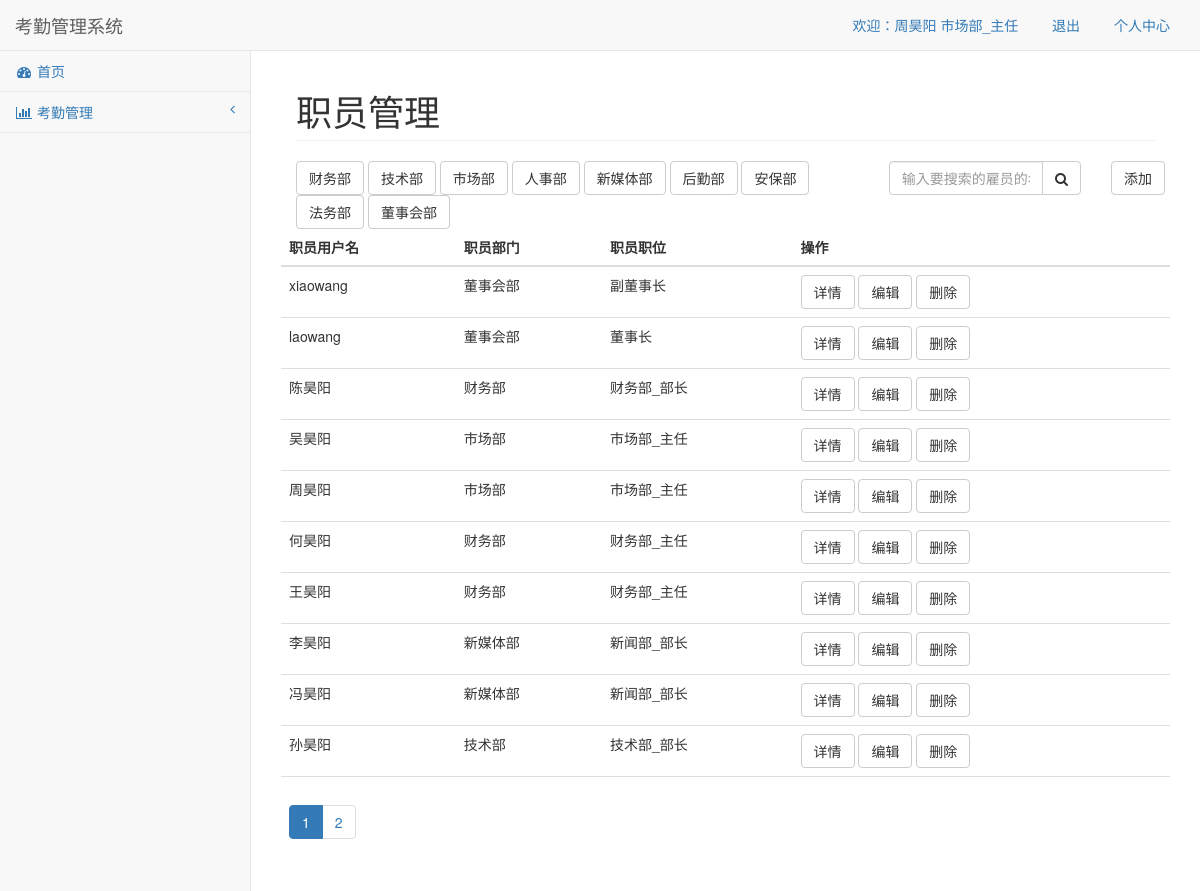
Page /person (signed in) on the committed database.
### BluePrint/user/models.py (models this page shows, shortened)
class Base(db.Model):
    __abstract__ = True
    id = db.Column(db.Integer, primary_key=True, autoincrement=True)

class Person(Base):
    username = db.Column(db.String(100), unique=True)
    password = db.Column(db.String(100))
    nickname = db.Column(db.String(100))
    gender = db.Column(db.String(32), nullable=True)
    age = db.Column(db.Integer, nullable=True)
    wordid = db.Column(db.String(32), nullable=True)
    phone = db.Column(db.String(64), nullable=True)
    email = db.Column(db.String(64), nullable=True)
    photo = db.Column(db.String(64), nullable=True)
    address = db.Column(db.Text, nullable=True)
    score = db.Column(db.Integer, nullable=True)
    position_id = db.Column(db.Integer, db.ForeignKey("position.id"))
    person_attendances_map = db.relationship(
        "Attendance",
        backref='attendance_person_map',
        cascade="all,delete-orphan"
    )

class Position(Base):
    name = db.Column(db.String(32))
    level = db.Column(db.Integer)
    department_id = db.Column(db.Integer, db.ForeignKey("department.id"))
    position_permission_map = db.relationship(
        "Permission",
        secondary='position_permission',
        backref='permission_position_map'
    )
    position_person_map = db.relationship(
        "Person",
        backref="person_position_map",
        cascade="all,delete-orphan"
    )

class Department(Base):
    name = db.Column(db.String(32))
    description = db.Column(db.Text)
    department_position_map = db.relationship(
        "Position",
        backref="position_department_map",  # 提供给职位表查询每个职位所属的部门对象
        cascade="all,delete-orphan"
    )

### BluePrint/user/views.py (the view)
@user_print.route('/person')
@login_check
def person():
    department_type = request.args.get("dy", default="")
    person_username = request.args.get("person_username", default="")
    page_size = 10  # 每页的个数
    page_now = int(request.args.get("page_now", default=1))
    if person_username:
        person_username_search = f"%{person_username}%"
        person_query = Person.query.filter(Person.username.like(person_username_search))
    elif department_type:
        person_query = Person.query.outerjoin(Position).outerjoin(Department).filter(Department.id == department_type)
    else:
        person_query = Person.query
    my_paginate = person_query.order_by(Person.id.desc()).paginate(page=page_now, per_page=page_size)
    if page_now > 2:
        page_range = range(1, my_paginate.pages + 1)[page_now - 3: page_now + 2]
    else:
        page_range = range(1, my_paginate.pages + 1)[:5]
    d_list = Department.query.all()
    return render_template('person.html', **locals())

### BluePrint/user/f_tools.py (called while the page is built)
def login_check(fun):
    @wraps(fun)
    def inner(*args, **kwargs):
        user_id = request.cookies.get("user_id")
        username = request.cookies.get("username")
        if username and user_id:
            user = Person.query.filter(Person.id == int(user_id)).first()
            if user.username == username:
                return fun(*args, **kwargs)
        return redirect('/login')
    return inner

### BluePrint/templates/person.html (shortened to what this page needs)
{% extends 'base.html' %}
{% block header %}职员管理{% endblock %}
{% block content %}
    <div class="row">
        <div class="col-lg-12">
            <div class="row">
                <div class="col-lg-8">
                    {% for i in d_list %}
                        <a class="btn btn-default" href="/person?dy={{ i.id }}">{{ i.name }}</a>
                    {% endfor %}
                </div>
                <form role="form" class="col-lg-3" method="get" action="/person">
                    <div class="form-group input-group">
                        <input type="text" name="person_username" class="form-control" placeholder="输入要搜索的雇员的名字"
                               value="{{ person_username | default("", boolean=True) }}">
                        <span class="input-group-btn">
                        <button class="btn btn-default" type="submit">
                            <i class="fa fa-search"></i>
                        </button>
                    </span>
                    </div>
                </form>
                <div class="col-lg-1">
                    <a class="btn btn-default" href="/add_person">添加</a>
                </div>
            </div>
            <div class="row">
                <table class="table">
                    <thead>
                    <tr>
                        <th>职员用户名</th>
                        <th>职员部门</th>
                        <th>职员职位</th>
                        <th>操作</th>
                    </tr>
                    </thead>
                    <tbody>
                    {% for i in my_paginate.items %}
                        <tr>
                            <td>{{ i.username }}</td>
                            <td>{{ i.person_position_map.position_department_map.name }}</td>
                            <td>{{ i.person_position_map.name }}</td>
                            <td>
                                <a class="btn btn-default" href="/detail_person/{{ i.id }}">详情</a>
                                <a class="btn btn-default" href="/edit_person/{{ i.id }}">编辑</a>
                                <a class="btn btn-default" href="/delete_person/{{ i.id }}">删除</a>
                            </td>
                        </tr>
                    {% endfor %}
                    </tbody>
                    <tfoot>
                    <tr>
                        <td colspan="4">
                            <ul class="pagination">
                                {% for i in page_range %}
                                    {% if i == my_paginate.page %}
                                        <li class="active"><a href="/person?page_now={{ i }}&person_username={{ person_username }}&dy={{ department_type }}">{{ i }}</a></li>
                                    {% else %}
                                        <li><a href="/person?page_now={{ i }}&person_username={{ person_username }}&dy={{ department_type }}">{{ i }}</a></li>
                                    {% endif %}
                                {% endfor %}
                            </ul>
                        </td>
                    </tr>
                    </tfoot>
                </table>
            </div>
        </div>
    </div>
{% endblock %}

### BluePrint/templates/base.html (shortened to what this page needs)
<!DOCTYPE html>
<html lang="en">
<head>
    <link href="/static/lib/sb-admin/vendor/bootstrap/css/bootstrap.min.css" rel="stylesheet">
    <link href="/static/lib/sb-admin/vendor/metisMenu/metisMenu.min.css" rel="stylesheet">
    <link href="/static/lib/sb-admin/dist/css/sb-admin-2.css" rel="stylesheet">
    <link href="/static/lib/sb-admin/vendor/font-awesome/css/font-awesome.min.css" rel="stylesheet" type="text/css">
</head>
<body>
<div id="wrapper">
    <nav class="navbar navbar-default navbar-static-top" role="navigation" style="margin-bottom: 0">
        <div class="navbar-header">
            <a class="navbar-brand" href="/">考勤管理系统</a>
        </div>
        <ul class="nav navbar-top-links navbar-right">
            <li>
                <a>欢迎：<span>{{ session.username }} {{ middleware_template().job }}</span></a>
            </li>
            <li>
                <a href="/logout">退出</a>
            </li>
            <li>
                <a href="profile.html">个人中心</a>
            </li>
        </ul>
        <div class="navbar-default sidebar" role="navigation">
            <div class="sidebar-nav navbar-collapse">
                <ul class="nav" id="side-menu">
                    <li>
                        <a href="/"><i class="fa fa-dashboard fa-fw"></i> 首页</a>
                    </li>
                    <li>
                        <a href="#"><i class="fa fa-bar-chart-o fa-fw"></i> 考勤管理<span class="fa arrow"></span></a>
                    </li>
                </ul>
            </div>
        </div>
    </nav>
    <div id="page-wrapper">
        <div class="container-fluid">
            <div class="row">
                <div class="col-lg-12">
                    <h1 class="page-header">{% block header %} {% endblock %}</h1>
                </div>
            </div>
            {% block content %} {% endblock %}
        </div>
    </div>
</div>
</body>
</html>

### rows in the picture
Person: username "周昊阳", person_position_map.position_department_map.name "市场部", person_position_map.name "市场部_主任"
Position: name+level "市场部_主任"
Department: name "财务部"
Department: name "技术部"
Department: name "市场部"
Department: name "人事部"
Department: name "新媒体部"
Department: name "后勤部"
Department: name "安保部"
Department: name "法务部"
Department: name "董事会部"
Person: username "xiaowang", person_position_map.position_department_map.name "董事会部", person_position_map.name "副董事长"
Person: username "laowang", person_position_map.position_department_map.name "董事会部", person_position_map.name "董事长"
Person: username "陈昊阳", person_position_map.position_department_map.name "财务部", person_position_map.name "财务部_部长"
Person: username "吴昊阳", person_position_map.position_department_map.name "市场部", person_position_map.name "市场部_主任"
Person: username "何昊阳", person_position_map.position_department_map.name "财务部", person_position_map.name "财务部_主任"
Person: username "王昊阳", person_position_map.position_department_map.name "财务部", person_position_map.name "财务部_主任"
Person: username "李昊阳", person_position_map.position_department_map.name "新媒体部", person_position_map.name "新闻部_部长"
Person: username "冯昊阳", person_position_map.position_department_map.name "新媒体部", person_position_map.name "新闻部_部长"
Person: username "孙昊阳", person_position_map.position_department_map.name "技术部", person_position_map.name "技术部_部长"

### other values in the picture
{{ i }} "1"
{{ i }} "2"
